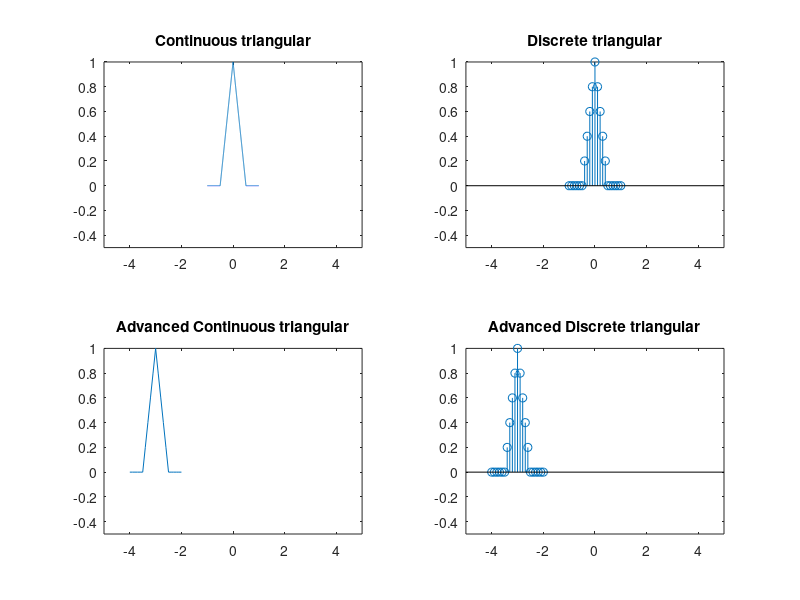

Write MATLAB code to recreate this figure.
f=1000;
t=-1:1/f:1;
a=tripuls(t);
subplot(2,2,1);
plot(t,a);
axis([-5 5 -.5 1]);
title('Continuous triangular');


f=1000;
t=-1:.1:1;
a=tripuls(t);
subplot(2,2,2);
stem(t,a);
axis([-5 5 -.5 1]);
title('Discrete triangular');


f=1000;
t=-1:.1:1;
a=tripuls(t);
subplot(2,2,3);
plot(t-3,a);
axis([-5 5 -.5 1]);
title('Advanced Continuous triangular');


f=1000;
t=-1:.1:1;
a=tripuls(t);
subplot(2,2,4);
stem(t-3,a);
axis([-5 5 -.5 1]);
title('Advanced Discrete triangular');
